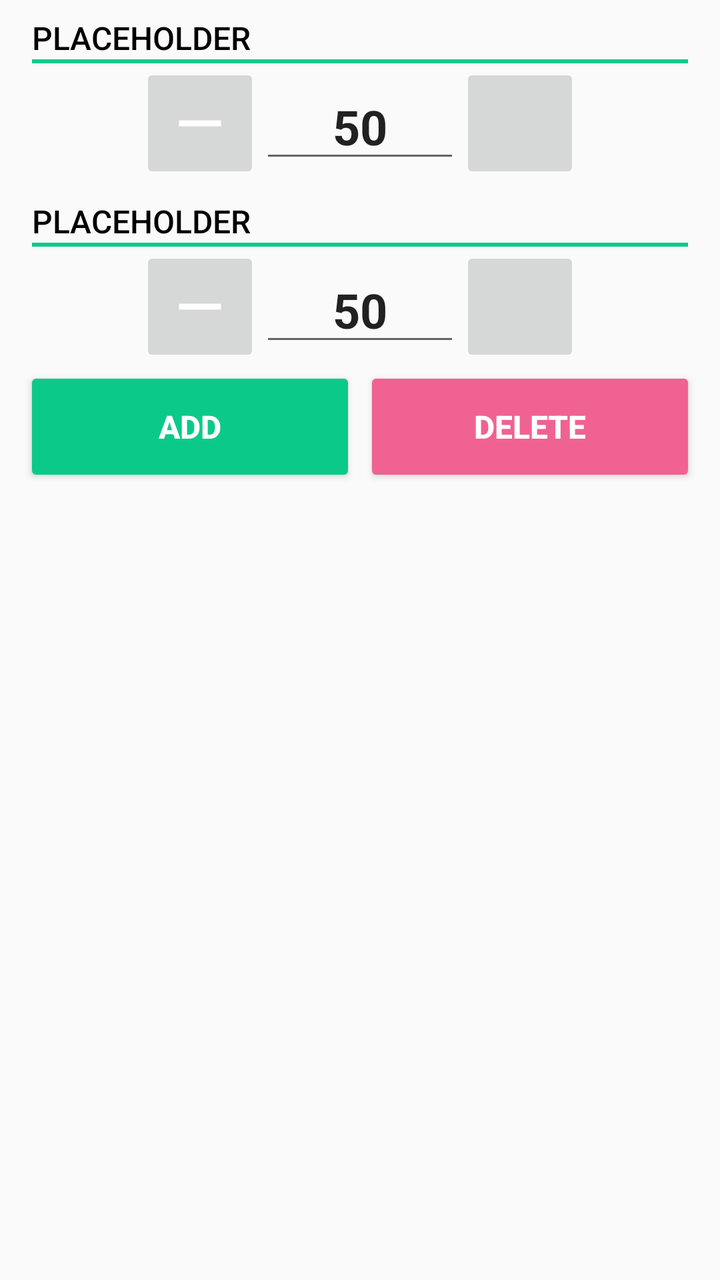
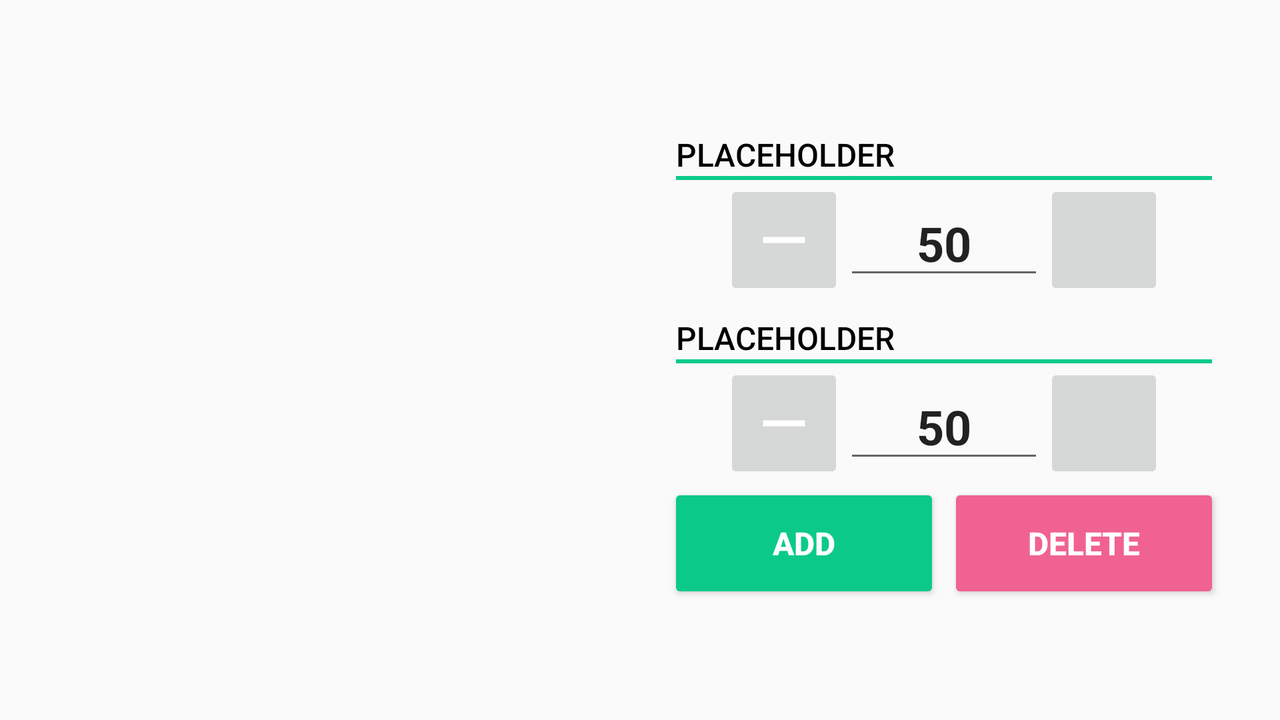

First picture: res/layout/ on a phone held upright. Second picture: the repository's own variant of that layout, on a device whose configuration matches the variant's folder. Source for both follows.
<!-- AndroidManifest.xml: application theme AppTheme -->
<!-- res/layout/content_page_set_editor.xml -->
<?xml version="1.0" encoding="utf-8"?>
<androidx.constraintlayout.widget.ConstraintLayout xmlns:android="http://schemas.android.com/apk/res/android"
        xmlns:app="http://schemas.android.com/apk/res-auto"
        android:layout_width="match_parent"
        android:layout_height="match_parent"
        xmlns:tools="http://schemas.android.com/tools">

    <include android:id="@+id/controls"
            layout="@layout/component_set_editor"
            android:layout_height="wrap_content"
            android:layout_width="match_parent"
            />

    <androidx.recyclerview.widget.RecyclerView
            android:id="@+id/recycler_view"
            android:layout_width="match_parent"
            android:layout_height="0dp"
            app:layout_constraintBottom_toBottomOf="parent"
            app:layout_constraintTop_toBottomOf="@id/controls"
            tools:listitem="@layout/list_item_set_tracker"
            tools:itemCount="4"
            android:overScrollMode="never"
            />

</androidx.constraintlayout.widget.ConstraintLayout>
<!-- res/layout/component_set_editor.xml (included above) -->
<?xml version="1.0" encoding="utf-8"?>
<androidx.constraintlayout.widget.ConstraintLayout xmlns:android="http://schemas.android.com/apk/res/android"
        xmlns:app="http://schemas.android.com/apk/res-auto"
        android:layout_width="match_parent"
        android:layout_height="match_parent">

    <include
            android:id="@+id/weight_picker"
            layout="@layout/component_number_picker"
            android:layout_width="match_parent"
            android:layout_height="wrap_content"
            android:layout_marginStart="16dp"
            android:layout_marginTop="8dp"
            android:layout_marginEnd="16dp"
            app:layout_constraintTop_toTopOf="parent" />

    <include
            android:id="@+id/reps_picker"
            layout="@layout/component_number_picker"
            android:layout_width="match_parent"
            android:layout_height="wrap_content"
            android:layout_marginStart="16dp"
            android:layout_marginTop="8dp"
            android:layout_marginEnd="16dp"
            app:layout_constraintTop_toBottomOf="@id/weight_picker"
            />

    <androidx.constraintlayout.widget.ConstraintLayout
            android:layout_width="match_parent"
            android:layout_height="60dp"
            app:layout_constraintEnd_toEndOf="parent"
            app:layout_constraintStart_toStartOf="parent"
            app:layout_constraintTop_toBottomOf="@id/reps_picker"
            android:paddingStart="@dimen/gutter_margin"
            android:paddingEnd="@dimen/gutter_margin"
            >


        <Button
                android:id="@+id/update_button"
                android:layout_width="0dp"
                android:layout_height="match_parent"
                android:text="Add"
                style="@style/Text1"
                app:layout_constraintStart_toStartOf="parent"
                app:layout_constraintEnd_toStartOf="@id/delete_button"
                app:layout_constraintTop_toTopOf="parent"
                android:backgroundTint="@color/light_green"
                />

        <Button
                android:id="@+id/delete_button"
                android:layout_width="0dp"
                android:layout_height="match_parent"
                android:layout_marginStart="4dp"
                android:text="Delete"
                style="@style/Text1"
                app:layout_constraintStart_toEndOf="@id/update_button"
                app:layout_constraintEnd_toEndOf="parent"
                app:layout_constraintTop_toTopOf="parent"
                android:backgroundTint="@color/pink"
                />


    </androidx.constraintlayout.widget.ConstraintLayout>


</androidx.constraintlayout.widget.ConstraintLayout>
<!-- res/layout/component_number_picker.xml (included above) -->
<?xml version="1.0" encoding="utf-8"?>
<androidx.constraintlayout.widget.ConstraintLayout xmlns:android="http://schemas.android.com/apk/res/android"
        xmlns:app="http://schemas.android.com/apk/res-auto"
        xmlns:tools="http://schemas.android.com/tools"
        android:layout_width="match_parent"
        android:layout_height="wrap_content">

    <TextView
            android:id="@+id/date_title"
            android:layout_width="match_parent"
            android:layout_height="wrap_content"
            android:text="PLACEHOLDER"
            style="@style/TextDark"
            app:layout_constraintStart_toStartOf="parent"
            app:layout_constraintTop_toTopOf="parent" />

    <ImageView
            android:id="@+id/underline"
            android:layout_width="match_parent"
            android:layout_height="2dp"
            android:src="@color/light_green"
            app:layout_constraintTop_toBottomOf="@id/date_title" />

    <androidx.constraintlayout.widget.ConstraintLayout
            android:layout_width="wrap_content"
            android:layout_height="wrap_content"
            app:layout_constraintEnd_toEndOf="parent"
            app:layout_constraintStart_toStartOf="parent"
            app:layout_constraintTop_toBottomOf="@id/underline">

        <ImageButton
                android:id="@+id/decrement_button"
                android:layout_width="60dp"
                android:layout_height="60dp"
                android:src="@drawable/ic_subtract"
                app:layout_constraintStart_toStartOf="parent"
                app:layout_constraintTop_toTopOf="parent"
                android:scaleType="fitCenter"
                />

        <EditText
                android:id="@+id/number_text"
                android:layout_width="100dp"
                android:layout_height="match_parent"
                android:textAlignment="center"
                android:gravity="center"
                android:textSize="24sp"
                android:textStyle="bold"
                app:layout_constraintBottom_toBottomOf="parent"
                app:layout_constraintStart_toEndOf="@id/decrement_button"
                app:layout_constraintTop_toTopOf="parent"
                android:inputType="number"
                android:selectAllOnFocus="true"
                android:imeOptions="actionDone"
                tools:text="50"
                />

        <ImageButton
                android:id="@+id/increment_button"
                android:layout_width="60dp"
                android:layout_height="60dp"
                android:src="@drawable/ic_add"
                app:layout_constraintStart_toEndOf="@id/number_text"
                app:layout_constraintTop_toTopOf="parent"
                android:scaleType="fitCenter"
                />


    </androidx.constraintlayout.widget.ConstraintLayout>


</androidx.constraintlayout.widget.ConstraintLayout>
<!-- resources referenced by this layout -->
<resources>
  <color name="light_green">#0BCA89</color>
  <color name="pink">#F06292</color>
  <dimen name="gutter_margin">12dp</dimen>
  <!-- drawable ic_subtract (drawable) -->
  <vector xmlns:android="http://schemas.android.com/apk/res/android"
          android:width="24dp"
          android:height="24dp"
          android:viewportWidth="24.0"
          android:viewportHeight="24.0">
      <path
          android:fillColor="@android:color/white"
          android:pathData="M19,13H5v-2h14v2z"/>
  </vector>
  <style name="Text1" parent="@style/TextAppearance.AppCompat.Title">
          <item name="android:textColor">@android:color/white</item>
          <item name="android:textSize">16sp</item>
          <item name="android:textStyle">bold</item>
      </style>
  <style name="TextDark" parent="@style/TextAppearance.AppCompat.Title">
          <item name="android:textColor">@android:color/black</item>
          <item name="android:textSize">16sp</item>
          <item name="android:textStyle">normal</item>
      </style>
  <style name="AppTheme" parent="@style/Theme.AppCompat.Light.NoActionBar">
          
          <item name="colorPrimary">@color/light_green</item>
          <item name="colorPrimaryDark">@color/dark_green</item>
          <item name="colorAccent">@color/red</item>
          <item name="android:statusBarColor">@color/black_lighter_20</item>
          <item name="android:actionMenuTextColor">@android:color/white</item>
  
      </style>
  <color name="dark_green">#056343</color>
  <color name="red">#D81B60</color>
  <color name="black_lighter_20">#141414</color>
</resources>
<!-- res/layout-land/content_page_set_editor.xml (the repository's variant of the layout above) -->
<!-- drawn on the phone turned sideways -->
<?xml version="1.0" encoding="utf-8"?>
<androidx.constraintlayout.widget.ConstraintLayout
        xmlns:android="http://schemas.android.com/apk/res/android"
        xmlns:app="http://schemas.android.com/apk/res-auto"
        xmlns:tools="http://schemas.android.com/tools"
        android:layout_width="match_parent"
        android:layout_height="match_parent">

    <androidx.constraintlayout.widget.Guideline
            android:id="@+id/guideline"
            android:layout_width="wrap_content"
            android:layout_height="wrap_content"
            app:layout_constraintGuide_percent="0.5"
            android:orientation="vertical"
        />

    <include
            android:id="@+id/controls"
            layout="@layout/component_set_editor"
            android:layout_width="300dp"
            android:layout_height="wrap_content"
            android:layout_marginEnd="16dp"
            app:layout_constraintBottom_toBottomOf="parent"
            app:layout_constraintEnd_toEndOf="parent"
            app:layout_constraintStart_toStartOf="@+id/guideline"
            app:layout_constraintTop_toTopOf="parent" />

    <androidx.recyclerview.widget.RecyclerView
            android:id="@+id/recycler_view"
            android:layout_width="0dp"
            android:layout_height="match_parent"
            android:overScrollMode="never"
            app:layout_constraintStart_toStartOf="parent"
            app:layout_constraintTop_toTopOf="parent"
            app:layout_constraintBottom_toBottomOf="parent"
            app:layout_constraintEnd_toEndOf="@id/guideline"
            tools:itemCount="4"
            tools:listitem="@layout/list_item_set_tracker" />

</androidx.constraintlayout.widget.ConstraintLayout>
